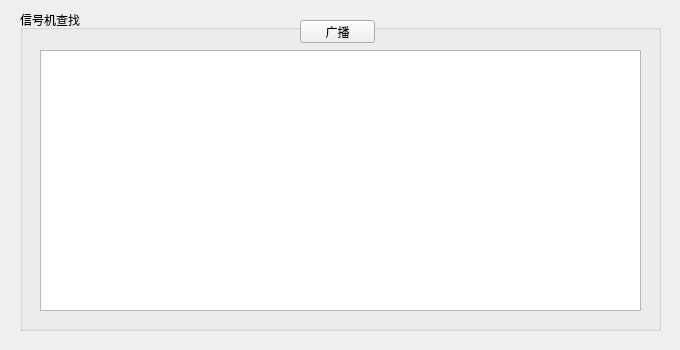
<?xml version="1.0" encoding="UTF-8"?>
<ui version="4.0">
 <class>BroadCastForm</class>
 <widget class="QWidget" name="BroadCastForm">
  <property name="geometry">
   <rect>
    <x>0</x>
    <y>0</y>
    <width>680</width>
    <height>350</height>
   </rect>
  </property>
  <property name="minimumSize">
   <size>
    <width>680</width>
    <height>350</height>
   </size>
  </property>
  <property name="windowTitle">
   <string>Form</string>
  </property>
  <widget class="QGroupBox" name="groupBox">
   <property name="geometry">
    <rect>
     <x>20</x>
     <y>10</y>
     <width>641</width>
     <height>321</height>
    </rect>
   </property>
   <property name="title">
    <string>信号机查找</string>
   </property>
   <widget class="QTableView" name="tbViewTscIp">
    <property name="geometry">
     <rect>
      <x>20</x>
      <y>40</y>
      <width>601</width>
      <height>261</height>
     </rect>
    </property>
   </widget>
   <widget class="QPushButton" name="bcBtn">
    <property name="geometry">
     <rect>
      <x>280</x>
      <y>10</y>
      <width>75</width>
      <height>23</height>
     </rect>
    </property>
    <property name="text">
     <string>广播</string>
    </property>
   </widget>
  </widget>
 </widget>
 <resources/>
 <connections/>
</ui>
